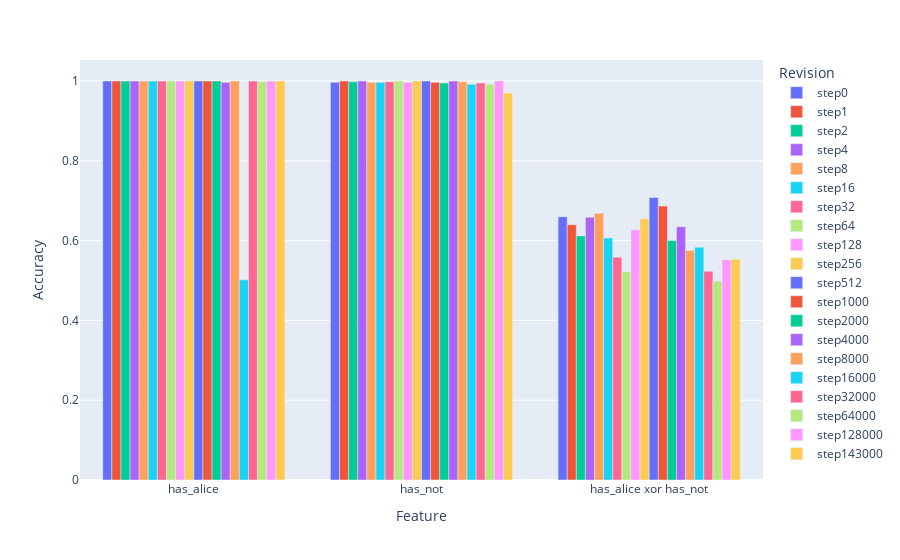

Notebook source saved alongside this figure:
### Code cell
import plotly.express as px

all_accs_f = {k: {k2: v2.item() for k2, v2 in v.items()} for k, v in all_accs_val.items()}

fig = px.bar(all_accs_f, barmode='group')
fig.update_layout(xaxis_title="Feature", yaxis_title="Accuracy", legend_title="Revision")
fig.show()

### Figure 1 — Plotly figure (JSON) as saved in the notebook; plotly's stock layout.template omitted (floating-point values rounded to 4 significant figures)
{"data": [{"alignmentgroup": "True", "hovertemplate": "variable=step0<br>index=%{x}<br>value=%{y}<extra></extra>", "legendgroup": "step0", "marker": {"color": "#636efa", "pattern": {"shape": ""}}, "name": "step0", "offsetgroup": "step0", "orientation": "v", "showlegend": true, "textposition": "auto", "type": "bar", "x": ["has_alice", "has_not", "has_alice xor has_not"], "xaxis": "x", "y": [1, 0.9967, 0.66], "yaxis": "y"}, {"alignmentgroup": "True", "hovertemplate": "variable=step1<br>index=%{x}<br>value=%{y}<extra></extra>", "legendgroup": "step1", "marker": {"color": "#EF553B", "pattern": {"shape": ""}}, "name": "step1", "offsetgroup": "step1", "orientation": "v", "showlegend": true, "textposition": "auto", "type": "bar", "x": ["has_alice", "has_not", "has_alice xor has_not"], "xaxis": "x", "y": [1, 1, 0.64], "yaxis": "y"}, {"alignmentgroup": "True", "hovertemplate": "variable=step2<br>index=%{x}<br>value=%{y}<extra></extra>", "legendgroup": "step2", "marker": {"color": "#00cc96", "pattern": {"shape": ""}}, "name": "step2", "offsetgroup": "step2", "orientation": "v", "showlegend": true, "textposition": "auto", "type": "bar", "x": ["has_alice", "has_not", "has_alice xor has_not"], "xaxis": "x", "y": [1, 0.9983, 0.6117], "yaxis": "y"}, {"alignmentgroup": "True", "hovertemplate": "variable=step4<br>index=%{x}<br>value=%{y}<extra></extra>", "legendgroup": "step4", "marker": {"color": "#ab63fa", "pattern": {"shape": ""}}, "name": "step4", "offsetgroup": "step4", "orientation": "v", "showlegend": true, "textposition": "auto", "type": "bar", "x": ["has_alice", "has_not", "has_alice xor has_not"], "xaxis": "x", "y": [1, 1, 0.6583], "yaxis": "y"}, {"alignmentgroup": "True", "hovertemplate": "variable=step8<br>index=%{x}<br>value=%{y}<extra></extra>", "legendgroup": "step8", "marker": {"color": "#FFA15A", "pattern": {"shape": ""}}, "name": "step8", "offsetgroup": "step8", "orientation": "v", "showlegend": true, "textposition": "auto", "type": "bar", "x": ["has_alice", "has_not", "has_alice xor has_not"], "xaxis": "x", "y": [1, 0.9967, 0.6683], "yaxis": "y"}, {"alignmentgroup": "True", "hovertemplate": "variable=step16<br>index=%{x}<br>value=%{y}<extra></extra>", "legendgroup": "step16", "marker": {"color": "#19d3f3", "pattern": {"shape": ""}}, "name": "step16", "offsetgroup": "step16", "orientation": "v", "showlegend": true, "textposition": "auto", "type": "bar", "x": ["has_alice", "has_not", "has_alice xor has_not"], "xaxis": "x", "y": [1, 0.9967, 0.6067], "yaxis": "y"}, {"alignmentgroup": "True", "hovertemplate": "variable=step32<br>index=%{x}<br>value=%{y}<extra></extra>", "legendgroup": "step32", "marker": {"color": "#FF6692", "pattern": {"shape": ""}}, "name": "step32", "offsetgroup": "step32", "orientation": "v", "showlegend": true, "textposition": "auto", "type": "bar", "x": ["has_alice", "has_not", "has_alice xor has_not"], "xaxis": "x", "y": [1, 0.9983, 0.5583], "yaxis": "y"}, {"alignmentgroup": "True", "hovertemplate": "variable=step64<br>index=%{x}<br>value=%{y}<extra></extra>", "legendgroup": "step64", "marker": {"color": "#B6E880", "pattern": {"shape": ""}}, "name": "step64", "offsetgroup": "step64", "orientation": "v", "showlegend": true, "textposition": "auto", "type": "bar", "x": ["has_alice", "has_not", "has_alice xor has_not"], "xaxis": "x", "y": [1, 1, 0.5217], "yaxis": "y"}, {"alignmentgroup": "True", "hovertemplate": "variable=step128<br>index=%{x}<br>value=%{y}<extra></extra>", "legendgroup": "step128", "marker": {"color": "#FF97FF", "pattern": {"shape": ""}}, "name": "step128", "offsetgroup": "step128", "orientation": "v", "showlegend": true, "textposition": "auto", "type": "bar", "x": ["has_alice", "has_not", "has_alice xor has_not"], "xaxis": "x", "y": [1, 0.9967, 0.6267], "yaxis": "y"}, {"alignmentgroup": "True", "hovertemplate": "variable=step256<br>index=%{x}<br>value=%{y}<extra></extra>", "legendgroup": "step256", "marker": {"color": "#FECB52", "pattern": {"shape": ""}}, "name": "step256", "offsetgroup": "step256", "orientation": "v", "showlegend": true, "textposition": "auto", "type": "bar", "x": ["has_alice", "has_not", "has_alice xor has_not"], "xaxis": "x", "y": [1, 1, 0.655], "yaxis": "y"}, {"alignmentgroup": "True", "hovertemplate": "variable=step512<br>index=%{x}<br>value=%{y}<extra></extra>", "legendgroup": "step512", "marker": {"color": "#636efa", "pattern": {"shape": ""}}, "name": "step512", "offsetgroup": "step512", "orientation": "v", "showlegend": true, "textposition": "auto", "type": "bar", "x": ["has_alice", "has_not", "has_alice xor has_not"], "xaxis": "x", "y": [1, 1, 0.7083], "yaxis": "y"}, {"alignmentgroup": "True", "hovertemplate": "variable=step1000<br>index=%{x}<br>value=%{y}<extra></extra>", "legendgroup": "step1000", "marker": {"color": "#EF553B", "pattern": {"shape": ""}}, "name": "step1000", "offsetgroup": "step1000", "orientation": "v", "showlegend": true, "textposition": "auto", "type": "bar", "x": ["has_alice", "has_not", "has_alice xor has_not"], "xaxis": "x", "y": [1, 0.9967, 0.6867], "yaxis": "y"}, {"alignmentgroup": "True", "hovertemplate": "variable=step2000<br>index=%{x}<br>value=%{y}<extra></extra>", "legendgroup": "step2000", "marker": {"color": "#00cc96", "pattern": {"shape": ""}}, "name": "step2000", "offsetgroup": "step2000", "orientation": "v", "showlegend": true, "textposition": "auto", "type": "bar", "x": ["has_alice", "has_not", "has_alice xor has_not"], "xaxis": "x", "y": [1, 0.995, 0.6], "yaxis": "y"}, {"alignmentgroup": "True", "hovertemplate": "variable=step4000<br>index=%{x}<br>value=%{y}<extra></extra>", "legendgroup": "step4000", "marker": {"color": "#ab63fa", "pattern": {"shape": ""}}, "name": "step4000", "offsetgroup": "step4000", "orientation": "v", "showlegend": true, "textposition": "auto", "type": "bar", "x": ["has_alice", "has_not", "has_alice xor has_not"], "xaxis": "x", "y": [0.9967, 1, 0.635], "yaxis": "y"}, {"alignmentgroup": "True", "hovertemplate": "variable=step8000<br>index=%{x}<br>value=%{y}<extra></extra>", "legendgroup": "step8000", "marker": {"color": "#FFA15A", "pattern": {"shape": ""}}, "name": "step8000", "offsetgroup": "step8000", "orientation": "v", "showlegend": true, "textposition": "auto", "type": "bar", "x": ["has_alice", "has_not", "has_alice xor has_not"], "xaxis": "x", "y": [1, 0.9983, 0.575], "yaxis": "y"}, {"alignmentgroup": "True", "hovertemplate": "variable=step16000<br>index=%{x}<br>value=%{y}<extra></extra>", "legendgroup": "step16000", "marker": {"color": "#19d3f3", "pattern": {"shape": ""}}, "name": "step16000", "offsetgroup": "step16000", "orientation": "v", "showlegend": true, "textposition": "auto", "type": "bar", "x": ["has_alice", "has_not", "has_alice xor has_not"], "xaxis": "x", "y": [0.5017, 0.9917, 0.5833], "yaxis": "y"}, {"alignmentgroup": "True", "hovertemplate": "variable=step32000<br>index=%{x}<br>value=%{y}<extra></extra>", "legendgroup": "step32000", "marker": {"color": "#FF6692", "pattern": {"shape": ""}}, "name": "step32000", "offsetgroup": "step32000", "orientation": "v", "showlegend": true, "textposition": "auto", "type": "bar", "x": ["has_alice", "has_not", "has_alice xor has_not"], "xaxis": "x", "y": [1, 0.995, 0.5233], "yaxis": "y"}, {"alignmentgroup": "True", "hovertemplate": "variable=step64000<br>index=%{x}<br>value=%{y}<extra></extra>", "legendgroup": "step64000", "marker": {"color": "#B6E880", "pattern": {"shape": ""}}, "name": "step64000", "offsetgroup": "step64000", "orientation": "v", "showlegend": true, "textposition": "auto", "type": "bar", "x": ["has_alice", "has_not", "has_alice xor has_not"], "xaxis": "x", "y": [0.9983, 0.9917, 0.4983], "yaxis": "y"}, {"alignmentgroup": "True", "hovertemplate": "variable=step128000<br>index=%{x}<br>value=%{y}<extra></extra>", "legendgroup": "step128000", "marker": {"color": "#FF97FF", "pattern": {"shape": ""}}, "name": "step128000", "offsetgroup": "step128000", "orientation": "v", "showlegend": true, "textposition": "auto", "type": "bar", "x": ["has_alice", "has_not", "has_alice xor has_not"], "xaxis": "x", "y": [1, 1, 0.5517], "yaxis": "y"}, {"alignmentgroup": "True", "hovertemplate": "variable=step143000<br>index=%{x}<br>value=%{y}<extra></extra>", "legendgroup": "step143000", "marker": {"color": "#FECB52", "pattern": {"shape": ""}}, "name": "step143000", "offsetgroup": "step143000", "orientation": "v", "showlegend": true, "textposition": "auto", "type": "bar", "x": ["has_alice", "has_not", "has_alice xor has_not"], "xaxis": "x", "y": [1, 0.97, 0.5533], "yaxis": "y"}], "layout": {"autosize": true, "barmode": "group", "legend": {"title": {"text": "Revision"}, "tracegroupgap": 0}, "margin": {"t": 60}, "xaxis": {"anchor": "y", "autorange": true, "domain": [0, 1], "range": [-0.5, 2.5], "title": {"text": "Feature"}, "type": "category"}, "yaxis": {"anchor": "x", "autorange": true, "domain": [0, 1], "range": [0, 1.053], "title": {"text": "Accuracy"}, "type": "linear"}}}
